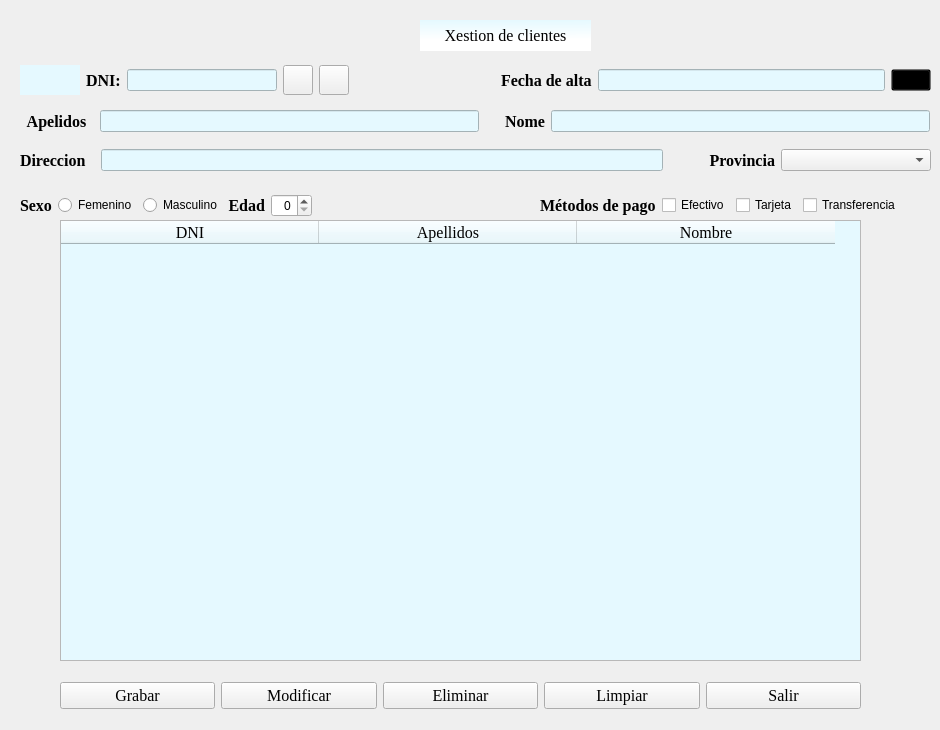
    <widget class="QWidget" name="tab">
     <attribute name="title">
      <string>Clientes</string>
     </attribute>
     <widget class="QLabel" name="lblxestion">
      <property name="geometry">
       <rect>
        <x>420</x>
        <y>20</y>
        <width>171</width>
        <height>31</height>
       </rect>
      </property>
      <property name="font">
       <font>
        <family>Times New Roman</family>
        <pointsize>12</pointsize>
       </font>
      </property>
      <property name="styleSheet">
       <string notr="true">background-color:qlineargradient(spread:pad, x1:0.42, y1:0, x2:0.449, y2:1, stop:0 rgb(229, 249, 255), stop:0.642045 rgba(255, 255, 255, 255))</string>
      </property>
      <property name="text">
       <string>Xestion de clientes</string>
      </property>
      <property name="alignment">
       <set>Qt::AlignCenter</set>
      </property>
     </widget>
     <widget class="QWidget" name="layoutWidget">
      <property name="geometry">
       <rect>
        <x>19</x>
        <y>110</y>
        <width>911</width>
        <height>22</height>
       </rect>
      </property>
      <layout class="QHBoxLayout" name="horizontalLayout_2">
       <item>
        <widget class="QLabel" name="lblapel">
         <property name="minimumSize">
          <size>
           <width>75</width>
           <height>0</height>
          </size>
         </property>
         <property name="maximumSize">
          <size>
           <width>75</width>
           <height>16777215</height>
          </size>
         </property>
         <property name="font">
          <font>
           <family>Times New Roman</family>
           <pointsize>12</pointsize>
           <weight>75</weight>
           <bold>true</bold>
          </font>
         </property>
         <property name="text">
          <string>Apelidos</string>
         </property>
         <property name="alignment">
          <set>Qt::AlignCenter</set>
         </property>
        </widget>
       </item>
       <item>
        <widget class="QLineEdit" name="lnApel">
         <property name="minimumSize">
          <size>
           <width>300</width>
           <height>0</height>
          </size>
         </property>
         <property name="maximumSize">
          <size>
           <width>1000</width>
           <height>16777215</height>
          </size>
         </property>
         <property name="styleSheet">
          <string notr="true">background-color: rgb(229, 249, 255)</string>
         </property>
        </widget>
       </item>
       <item>
        <spacer name="horizontalSpacer_2">
         <property name="orientation">
          <enum>Qt::Horizontal</enum>
         </property>
         <property name="sizeType">
          <enum>QSizePolicy::Fixed</enum>
         </property>
         <property name="sizeHint" stdset="0">
          <size>
           <width>20</width>
           <height>10</height>
          </size>
         </property>
        </spacer>
       </item>
       <item>
        <widget class="QLabel" name="lblnome">
         <property name="maximumSize">
          <size>
           <width>75</width>
           <height>16777215</height>
          </size>
         </property>
         <property name="font">
          <font>
           <family>Times New Roman</family>
           <pointsize>12</pointsize>
           <weight>75</weight>
           <bold>true</bold>
          </font>
         </property>
         <property name="text">
          <string>Nome</string>
         </property>
         <property name="alignment">
          <set>Qt::AlignCenter</set>
         </property>
        </widget>
       </item>
       <item>
        <widget class="QLineEdit" name="lnNome">
         <property name="maximumSize">
          <size>
           <width>1000</width>
           <height>16777215</height>
          </size>
         </property>
         <property name="styleSheet">
          <string notr="true">background-color: rgb(229, 249, 255)</string>
         </property>
        </widget>
       </item>
      </layout>
     </widget>
     <widget class="QWidget" name="layoutWidget">
      <property name="geometry">
       <rect>
        <x>20</x>
        <y>140</y>
        <width>911</width>
        <height>41</height>
       </rect>
      </property>
      <layout class="QHBoxLayout" name="horizontalLayout_3">
       <item>
        <widget class="QLabel" name="lblDirec">
         <property name="minimumSize">
          <size>
           <width>75</width>
           <height>0</height>
          </size>
         </property>
         <property name="maximumSize">
          <size>
           <width>75</width>
           <height>16777215</height>
          </size>
         </property>
         <property name="font">
          <font>
           <family>Times New Roman</family>
           <pointsize>12</pointsize>
           <weight>75</weight>
           <bold>true</bold>
          </font>
         </property>
         <property name="text">
          <string>Direccion</string>
         </property>
        </widget>
       </item>
       <item>
        <widget class="QLineEdit" name="lnDir">
         <property name="minimumSize">
          <size>
           <width>300</width>
           <height>0</height>
          </size>
         </property>
         <property name="maximumSize">
          <size>
           <width>900</width>
           <height>16777215</height>
          </size>
         </property>
         <property name="styleSheet">
          <string notr="true">background-color: rgb(229, 249, 255)</string>
         </property>
        </widget>
       </item>
       <item>
        <spacer name="horizontalSpacer_3">
         <property name="orientation">
          <enum>Qt::Horizontal</enum>
         </property>
         <property name="sizeType">
          <enum>QSizePolicy::Fixed</enum>
         </property>
         <property name="sizeHint" stdset="0">
          <size>
           <width>40</width>
           <height>20</height>
          </size>
         </property>
        </spacer>
       </item>
       <item>
        <widget class="QLabel" name="lblProv">
         <property name="maximumSize">
          <size>
           <width>75</width>
           <height>16777215</height>
          </size>
         </property>
         <property name="font">
          <font>
           <family>Times New Roman</family>
           <pointsize>12</pointsize>
           <weight>75</weight>
           <bold>true</bold>
          </font>
         </property>
         <property name="text">
          <string>Provincia</string>
         </property>
         <property name="alignment">
          <set>Qt::AlignRight|Qt::AlignTrailing|Qt::AlignVCenter</set>
         </property>
        </widget>
       </item>
       <item>
        <widget class="QComboBox" name="cmbProv">
         <property name="minimumSize">
          <size>
           <width>150</width>
           <height>0</height>
          </size>
         </property>
         <property name="maximumSize">
          <size>
           <width>500</width>
           <height>16777215</height>
          </size>
         </property>
        </widget>
       </item>
      </layout>
     </widget>
     <widget class="QWidget" name="layoutWidget">
      <property name="geometry">
       <rect>
        <x>20</x>
        <y>190</y>
        <width>881</width>
        <height>31</height>
       </rect>
      </property>
      <layout class="QHBoxLayout" name="horizontalLayout_6">
       <item>
        <layout class="QHBoxLayout" name="horizontalLayout_4">
         <item>
          <widget class="QLabel" name="lblSex">
           <property name="maximumSize">
            <size>
             <width>50</width>
             <height>16777215</height>
            </size>
           </property>
           <property name="font">
            <font>
             <family>Times New Roman</family>
             <pointsize>12</pointsize>
             <weight>75</weight>
             <bold>true</bold>
            </font>
           </property>
           <property name="text">
            <string>Sexo</string>
           </property>
          </widget>
         </item>
         <item>
          <layout class="QHBoxLayout" name="horlaySex">
           <item>
            <widget class="QRadioButton" name="rbtFem">
             <property name="text">
              <string>Femenino</string>
             </property>
            </widget>
           </item>
           <item>
            <widget class="QRadioButton" name="rbtMasc">
             <property name="text">
              <string>Masculino</string>
             </property>
            </widget>
           </item>
          </layout>
         </item>
        </layout>
       </item>
       <item>
        <widget class="QLabel" name="lbledad">
         <property name="font">
          <font>
           <family>Times New Roman</family>
           <pointsize>12</pointsize>
           <weight>75</weight>
           <bold>true</bold>
          </font>
         </property>
         <property name="text">
          <string>Edad</string>
         </property>
         <property name="alignment">
          <set>Qt::AlignRight|Qt::AlignTrailing|Qt::AlignVCenter</set>
         </property>
        </widget>
       </item>
       <item>
        <widget class="QSpinBox" name="spinEdad">
         <property name="layoutDirection">
          <enum>Qt::LeftToRight</enum>
         </property>
         <property name="alignment">
          <set>Qt::AlignRight|Qt::AlignTrailing|Qt::AlignVCenter</set>
         </property>
        </widget>
       </item>
       <item>
        <layout class="QHBoxLayout" name="horizontalLayout_5">
         <item>
          <spacer name="horizontalSpacer_4">
           <property name="orientation">
            <enum>Qt::Horizontal</enum>
           </property>
           <property name="sizeHint" stdset="0">
            <size>
             <width>40</width>
             <height>20</height>
            </size>
           </property>
          </spacer>
         </item>
         <item>
          <widget class="QLabel" name="lblMetodoPago">
           <property name="font">
            <font>
             <family>Times New Roman</family>
             <pointsize>12</pointsize>
             <weight>75</weight>
             <bold>true</bold>
            </font>
           </property>
           <property name="text">
            <string>Métodos de pago</string>
           </property>
          </widget>
         </item>
         <item>
          <layout class="QHBoxLayout" name="horlayPago">
           <item>
            <widget class="QCheckBox" name="chkEfectivo">
             <property name="text">
              <string>Efectivo</string>
             </property>
             <attribute name="buttonGroup">
              <string notr="true">grpbtnPagos</string>
             </attribute>
            </widget>
           </item>
           <item>
            <widget class="QCheckBox" name="chkTarjeta">
             <property name="text">
              <string>Tarjeta</string>
             </property>
             <attribute name="buttonGroup">
              <string notr="true">grpbtnPagos</string>
             </attribute>
            </widget>
           </item>
           <item>
            <widget class="QCheckBox" name="chkTransf">
             <property name="text">
              <string>Transferencia</string>
             </property>
             <attribute name="buttonGroup">
              <string notr="true">grpbtnPagos</string>
             </attribute>
            </widget>
           </item>
          </layout>
         </item>
        </layout>
       </item>
      </layout>
     </widget>
     <widget class="QWidget" name="layoutWidget">
      <property name="geometry">
       <rect>
        <x>20</x>
        <y>60</y>
        <width>911</width>
        <height>41</height>
       </rect>
      </property>
      <layout class="QHBoxLayout" name="horizontalLayout">
       <item>
        <widget class="QLabel" name="lblCodcli">
         <property name="minimumSize">
          <size>
           <width>60</width>
           <height>20</height>
          </size>
         </property>
         <property name="maximumSize">
          <size>
           <width>16777215</width>
           <height>30</height>
          </size>
         </property>
         <property name="layoutDirection">
          <enum>Qt::RightToLeft</enum>
         </property>
         <property name="styleSheet">
          <string notr="true">background-color: rgb(229, 249, 255)</string>
         </property>
         <property name="text">
          <string/>
         </property>
        </widget>
       </item>
       <item>
        <widget class="QLabel" name="lbldni">
         <property name="minimumSize">
          <size>
           <width>20</width>
           <height>0</height>
          </size>
         </property>
         <property name="maximumSize">
          <size>
           <width>40</width>
           <height>16777215</height>
          </size>
         </property>
         <property name="font">
          <font>
           <family>Times New Roman</family>
           <pointsize>12</pointsize>
           <weight>75</weight>
           <bold>true</bold>
          </font>
         </property>
         <property name="text">
          <string>DNI:</string>
         </property>
        </widget>
       </item>
       <item>
        <widget class="QLineEdit" name="lnDNI">
         <property name="minimumSize">
          <size>
           <width>150</width>
           <height>0</height>
          </size>
         </property>
         <property name="maximumSize">
          <size>
           <width>30</width>
           <height>16777215</height>
          </size>
         </property>
         <property name="styleSheet">
          <string notr="true">background-color: rgb(229, 249, 255)</string>
         </property>
        </widget>
       </item>
       <item>
        <widget class="QPushButton" name="btnBuscar">
         <property name="maximumSize">
          <size>
           <width>30</width>
           <height>30</height>
          </size>
         </property>
         <property name="text">
          <string/>
         </property>
         <property name="icon">
          <iconset resource="img/buscar.qrc">
           <normaloff>:/newPrefix/lupa.png</normaloff>:/newPrefix/lupa.png</iconset>
         </property>
         <property name="iconSize">
          <size>
           <width>25</width>
           <height>25</height>
          </size>
         </property>
        </widget>
       </item>
       <item>
        <widget class="QPushButton" name="btnLimpiar2">
         <property name="maximumSize">
          <size>
           <width>30</width>
           <height>30</height>
          </size>
         </property>
         <property name="text">
          <string/>
         </property>
         <property name="icon">
          <iconset resource="img/recargar.qrc">
           <normaloff>:/newPrefix/guardar.png</normaloff>:/newPrefix/guardar.png</iconset>
         </property>
         <property name="iconSize">
          <size>
           <width>25</width>
           <height>25</height>
          </size>
         </property>
        </widget>
       </item>
       <item>
        <widget class="QLabel" name="lblValido">
         <property name="minimumSize">
          <size>
           <width>40</width>
           <height>0</height>
          </size>
         </property>
         <property name="font">
          <font>
           <family>Comic Sans MS</family>
           <pointsize>12</pointsize>
           <weight>75</weight>
           <italic>true</italic>
           <bold>true</bold>
          </font>
         </property>
         <property name="text">
          <string/>
         </property>
        </widget>
       </item>
       <item>
        <spacer name="horizontalSpacer">
         <property name="orientation">
          <enum>Qt::Horizontal</enum>
         </property>
         <property name="sizeType">
          <enum>QSizePolicy::Fixed</enum>
         </property>
         <property name="sizeHint" stdset="0">
          <size>
           <width>100</width>
           <height>20</height>
          </size>
         </property>
        </spacer>
       </item>
       <item>
        <widget class="QLabel" name="lblFecha">
         <property name="font">
          <font>
           <family>Times New Roman</family>
           <pointsize>12</pointsize>
           <weight>75</weight>
           <bold>true</bold>
          </font>
         </property>
         <property name="text">
          <string>Fecha de alta</string>
         </property>
        </widget>
       </item>
       <item>
        <widget class="QLineEdit" name="lnCalendar">
         <property name="styleSheet">
          <string notr="true">background-color: rgb(229, 249, 255)</string>
         </property>
        </widget>
       </item>
       <item>
        <widget class="QPushButton" name="btnCalendar">
         <property name="autoFillBackground">
          <bool>false</bool>
         </property>
         <property name="styleSheet">
          <string notr="true">background-color: rgba(0,0,0,0)</string>
         </property>
         <property name="text">
          <string/>
         </property>
         <property name="icon">
          <iconset>
           <normaloff>:/newPrefix/calendario.png</normaloff>:/newPrefix/calendario.png</iconset>
         </property>
         <property name="iconSize">
          <size>
           <width>50</width>
           <height>30</height>
          </size>
         </property>
        </widget>
       </item>
      </layout>
     </widget>
     <widget class="QScrollArea" name="scrollArea">
      <property name="geometry">
       <rect>
        <x>60</x>
        <y>220</y>
        <width>801</width>
        <height>441</height>
       </rect>
      </property>
      <property name="widgetResizable">
       <bool>true</bool>
      </property>
      <widget class="QWidget" name="scrollAreaWidgetContents">
       <property name="geometry">
        <rect>
         <x>0</x>
         <y>0</y>
         <width>799</width>
         <height>439</height>
        </rect>
       </property>
       <widget class="QTableWidget" name="cliTable">
        <property name="geometry">
         <rect>
          <x>0</x>
          <y>0</y>
          <width>801</width>
          <height>441</height>
         </rect>
        </property>
        <property name="styleSheet">
         <string notr="true">background-color: rgb(229, 249, 255)</string>
        </property>
        <property name="frameShape">
         <enum>QFrame::NoFrame</enum>
        </property>
        <attribute name="horizontalHeaderDefaultSectionSize">
         <number>258</number>
        </attribute>
        <column>
         <property name="text">
          <string>DNI</string>
         </property>
         <property name="toolTip">
          <string/>
         </property>
         <property name="font">
          <font>
           <family>Times New Roman</family>
           <pointsize>12</pointsize>
          </font>
         </property>
         <property name="textAlignment">
          <set>AlignCenter</set>
         </property>
        </column>
        <column>
         <property name="text">
          <string>Apellidos</string>
         </property>
         <property name="font">
          <font>
           <family>Times New Roman</family>
           <pointsize>12</pointsize>
          </font>
         </property>
         <property name="textAlignment">
          <set>AlignCenter</set>
         </property>
        </column>
        <column>
         <property name="text">
          <string>Nombre</string>
         </property>
         <property name="font">
          <font>
           <family>Times New Roman</family>
           <pointsize>12</pointsize>
          </font>
         </property>
         <property name="textAlignment">
          <set>AlignCenter</set>
         </property>
        </column>
       </widget>
      </widget>
     </widget>
     <widget class="QWidget" name="layoutWidget">
      <property name="geometry">
       <rect>
        <x>60</x>
        <y>670</y>
        <width>801</width>
        <height>51</height>
       </rect>
      </property>
      <layout class="QHBoxLayout" name="horizontalLayout_7">
       <item>
        <widget class="QPushButton" name="btnOk">
         <property name="font">
          <font>
           <family>Times New Roman</family>
           <pointsize>12</pointsize>
          </font>
         </property>
         <property name="text">
          <string>Grabar</string>
         </property>
        </widget>
       </item>
       <item>
        <widget class="QPushButton" name="btnModificar">
         <property name="font">
          <font>
           <family>Times New Roman</family>
           <pointsize>12</pointsize>
          </font>
         </property>
         <property name="text">
          <string>Modificar</string>
         </property>
        </widget>
       </item>
       <item>
        <widget class="QPushButton" name="btnEliminar">
         <property name="font">
          <font>
           <family>Times New Roman</family>
           <pointsize>12</pointsize>
          </font>
         </property>
         <property name="text">
          <string>Eliminar</string>
         </property>
        </widget>
       </item>
       <item>
        <widget class="QPushButton" name="btnLimpiar">
         <property name="font">
          <font>
           <family>Times New Roman</family>
           <pointsize>12</pointsize>
          </font>
         </property>
         <property name="text">
          <string>Limpiar</string>
         </property>
        </widget>
       </item>
       <item>
        <widget class="QPushButton" name="btnsalir">
         <property name="font">
          <font>
           <family>Times New Roman</family>
           <pointsize>12</pointsize>
          </font>
         </property>
         <property name="text">
          <string>Salir</string>
         </property>
        </widget>
       </item>
      </layout>
     </widget>
    </widget>
